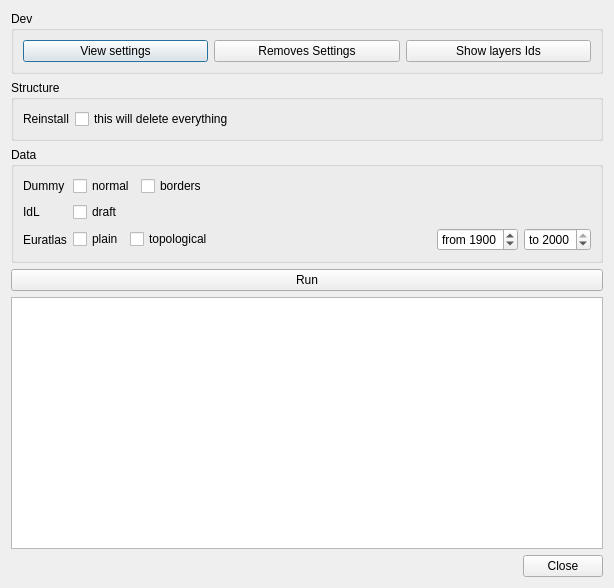
<?xml version="1.0" encoding="UTF-8"?>
<ui version="4.0">
 <class>Dialog</class>
 <widget class="QDialog" name="Dialog">
  <property name="geometry">
   <rect>
    <x>0</x>
    <y>0</y>
    <width>614</width>
    <height>588</height>
   </rect>
  </property>
  <property name="windowTitle">
   <string>VTM Debug window</string>
  </property>
  <layout class="QVBoxLayout" name="verticalLayout">
   <item>
    <widget class="QGroupBox" name="groupBox_2">
     <property name="title">
      <string>Dev</string>
     </property>
     <layout class="QHBoxLayout" name="horizontalLayout_2">
      <item>
       <widget class="QPushButton" name="viewSettingsButton">
        <property name="text">
         <string>View settings</string>
        </property>
       </widget>
      </item>
      <item>
       <widget class="QPushButton" name="deleteSettingsButton">
        <property name="text">
         <string>Removes Settings</string>
        </property>
       </widget>
      </item>
      <item>
       <widget class="QPushButton" name="showIdButton">
        <property name="text">
         <string>Show layers Ids</string>
        </property>
       </widget>
      </item>
     </layout>
    </widget>
   </item>
   <item>
    <widget class="QGroupBox" name="groupBox_3">
     <property name="title">
      <string>Structure</string>
     </property>
     <layout class="QFormLayout" name="formLayout_2">
      <item row="0" column="0">
       <widget class="QLabel" name="label_4">
        <property name="text">
         <string>Reinstall</string>
        </property>
       </widget>
      </item>
      <item row="0" column="1">
       <widget class="QCheckBox" name="reinstallCheckBox">
        <property name="text">
         <string>this will delete everything</string>
        </property>
       </widget>
      </item>
     </layout>
    </widget>
   </item>
   <item>
    <widget class="QGroupBox" name="groupBox">
     <property name="title">
      <string>Data</string>
     </property>
     <layout class="QFormLayout" name="formLayout">
      <item row="3" column="0">
       <widget class="QLabel" name="label_2">
        <property name="text">
         <string>IdL</string>
        </property>
       </widget>
      </item>
      <item row="3" column="1">
       <widget class="QCheckBox" name="idlDraftDataCheckBox">
        <property name="layoutDirection">
         <enum>Qt::LeftToRight</enum>
        </property>
        <property name="text">
         <string>draft</string>
        </property>
       </widget>
      </item>
      <item row="4" column="0">
       <widget class="QLabel" name="label">
        <property name="text">
         <string>Euratlas</string>
        </property>
       </widget>
      </item>
      <item row="4" column="1">
       <layout class="QHBoxLayout" name="horizontalLayout_3">
        <item>
         <widget class="QCheckBox" name="euratlasDataCheckBox">
          <property name="layoutDirection">
           <enum>Qt::LeftToRight</enum>
          </property>
          <property name="text">
           <string>plain</string>
          </property>
         </widget>
        </item>
        <item>
         <widget class="QCheckBox" name="euratlasEdgesDataCheckBox">
          <property name="layoutDirection">
           <enum>Qt::LeftToRight</enum>
          </property>
          <property name="text">
           <string>topological</string>
          </property>
          <property name="checked">
           <bool>false</bool>
          </property>
         </widget>
        </item>
        <item>
         <spacer name="horizontalSpacer">
          <property name="orientation">
           <enum>Qt::Horizontal</enum>
          </property>
          <property name="sizeHint" stdset="0">
           <size>
            <width>40</width>
            <height>20</height>
           </size>
          </property>
         </spacer>
        </item>
        <item>
         <widget class="QSpinBox" name="euratlasFromDateSpinBox">
          <property name="prefix">
           <string>from </string>
          </property>
          <property name="maximum">
           <number>2000</number>
          </property>
          <property name="singleStep">
           <number>100</number>
          </property>
          <property name="value">
           <number>1900</number>
          </property>
         </widget>
        </item>
        <item>
         <widget class="QSpinBox" name="euratlasToDateSpinBox">
          <property name="prefix">
           <string>to </string>
          </property>
          <property name="maximum">
           <number>2000</number>
          </property>
          <property name="singleStep">
           <number>100</number>
          </property>
          <property name="value">
           <number>2000</number>
          </property>
         </widget>
        </item>
       </layout>
      </item>
      <item row="2" column="1">
       <layout class="QHBoxLayout" name="horizontalLayout">
        <item>
         <widget class="QCheckBox" name="dummyDataCheckBox">
          <property name="layoutDirection">
           <enum>Qt::LeftToRight</enum>
          </property>
          <property name="text">
           <string>normal</string>
          </property>
          <property name="checked">
           <bool>false</bool>
          </property>
         </widget>
        </item>
        <item>
         <widget class="QCheckBox" name="dummyBordersDataCheckBox">
          <property name="text">
           <string>borders</string>
          </property>
         </widget>
        </item>
        <item>
         <spacer name="horizontalSpacer_2">
          <property name="orientation">
           <enum>Qt::Horizontal</enum>
          </property>
          <property name="sizeHint" stdset="0">
           <size>
            <width>40</width>
            <height>20</height>
           </size>
          </property>
         </spacer>
        </item>
       </layout>
      </item>
      <item row="2" column="0">
       <widget class="QLabel" name="label_3">
        <property name="text">
         <string>Dummy</string>
        </property>
       </widget>
      </item>
     </layout>
    </widget>
   </item>
   <item>
    <widget class="QPushButton" name="resetButton">
     <property name="text">
      <string>Run</string>
     </property>
    </widget>
   </item>
   <item>
    <widget class="QPlainTextEdit" name="outputTextEdit">
     <property name="sizePolicy">
      <sizepolicy hsizetype="Expanding" vsizetype="Expanding">
       <horstretch>0</horstretch>
       <verstretch>1</verstretch>
      </sizepolicy>
     </property>
     <property name="font">
      <font>
       <family>Consolas</family>
      </font>
     </property>
     <property name="lineWrapMode">
      <enum>QPlainTextEdit::NoWrap</enum>
     </property>
    </widget>
   </item>
   <item>
    <widget class="QDialogButtonBox" name="buttonBox">
     <property name="orientation">
      <enum>Qt::Horizontal</enum>
     </property>
     <property name="standardButtons">
      <set>QDialogButtonBox::Close</set>
     </property>
    </widget>
   </item>
  </layout>
 </widget>
 <resources/>
 <connections>
  <connection>
   <sender>buttonBox</sender>
   <signal>accepted()</signal>
   <receiver>Dialog</receiver>
   <slot>accept()</slot>
   <hints>
    <hint type="sourcelabel">
     <x>248</x>
     <y>254</y>
    </hint>
    <hint type="destinationlabel">
     <x>157</x>
     <y>274</y>
    </hint>
   </hints>
  </connection>
  <connection>
   <sender>buttonBox</sender>
   <signal>rejected()</signal>
   <receiver>Dialog</receiver>
   <slot>reject()</slot>
   <hints>
    <hint type="sourcelabel">
     <x>316</x>
     <y>260</y>
    </hint>
    <hint type="destinationlabel">
     <x>286</x>
     <y>274</y>
    </hint>
   </hints>
  </connection>
 </connections>
</ui>
